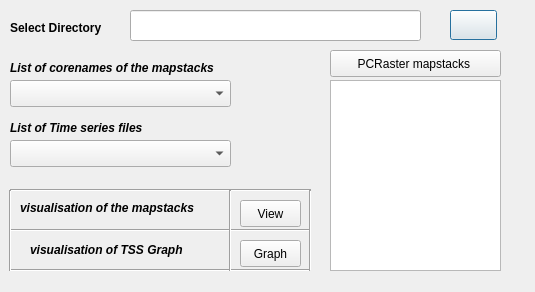
<?xml version="1.0" encoding="UTF-8"?>
<ui version="4.0">
 <class>PCRaster</class>
 <widget class="QDialog" name="PCRaster">
  <property name="geometry">
   <rect>
    <x>0</x>
    <y>0</y>
    <width>535</width>
    <height>292</height>
   </rect>
  </property>
  <property name="windowTitle">
   <string>visualization of PCRatser Timeseries</string>
  </property>
  <widget class="QLineEdit" name="txtBaseDir2_5">
   <property name="geometry">
    <rect>
     <x>130</x>
     <y>10</y>
     <width>291</width>
     <height>31</height>
    </rect>
   </property>
  </widget>
  <widget class="QLabel" name="label_11">
   <property name="geometry">
    <rect>
     <x>10</x>
     <y>20</y>
     <width>101</width>
     <height>16</height>
    </rect>
   </property>
   <property name="font">
    <font>
     <weight>75</weight>
     <bold>true</bold>
    </font>
   </property>
   <property name="text">
    <string>Select Directory</string>
   </property>
   <property name="textFormat">
    <enum>Qt::AutoText</enum>
   </property>
  </widget>
  <widget class="QPushButton" name="btnBaseDir_3">
   <property name="geometry">
    <rect>
     <x>450</x>
     <y>10</y>
     <width>47</width>
     <height>30</height>
    </rect>
   </property>
   <property name="toolTip">
    <string>Select a base directory</string>
   </property>
   <property name="text">
    <string/>
   </property>
   <property name="icon">
    <iconset resource="resources.qrc">
     <normaloff>:/plugins/spatialmetrics/dir.png</normaloff>:/plugins/spatialmetrics/dir.png</iconset>
   </property>
   <property name="iconSize">
    <size>
     <width>22</width>
     <height>22</height>
    </size>
   </property>
  </widget>
  <widget class="QListWidget" name="listWidget">
   <property name="geometry">
    <rect>
     <x>330</x>
     <y>80</y>
     <width>171</width>
     <height>191</height>
    </rect>
   </property>
  </widget>
  <widget class="QPushButton" name="pushButton_5">
   <property name="geometry">
    <rect>
     <x>240</x>
     <y>200</y>
     <width>61</width>
     <height>27</height>
    </rect>
   </property>
   <property name="toolTip">
    <string>Click to visualise</string>
   </property>
   <property name="text">
    <string>View</string>
   </property>
  </widget>
  <widget class="QPushButton" name="pushButton_6">
   <property name="geometry">
    <rect>
     <x>240</x>
     <y>240</y>
     <width>61</width>
     <height>27</height>
    </rect>
   </property>
   <property name="toolTip">
    <string>Click to visualise</string>
   </property>
   <property name="text">
    <string>Graph</string>
   </property>
  </widget>
  <widget class="QPushButton" name="pushButton_7">
   <property name="geometry">
    <rect>
     <x>330</x>
     <y>50</y>
     <width>171</width>
     <height>27</height>
    </rect>
   </property>
   <property name="text">
    <string>PCRaster mapstacks </string>
   </property>
  </widget>
  <widget class="QComboBox" name="comboBox">
   <property name="geometry">
    <rect>
     <x>10</x>
     <y>80</y>
     <width>221</width>
     <height>27</height>
    </rect>
   </property>
   <property name="toolTip">
    <string>Available PCRatser map series</string>
   </property>
  </widget>
  <widget class="QLabel" name="label_15">
   <property name="geometry">
    <rect>
     <x>10</x>
     <y>60</y>
     <width>231</width>
     <height>16</height>
    </rect>
   </property>
   <property name="font">
    <font>
     <weight>75</weight>
     <italic>true</italic>
     <bold>true</bold>
    </font>
   </property>
   <property name="text">
    <string>List of corenames of the mapstacks </string>
   </property>
   <property name="textFormat">
    <enum>Qt::AutoText</enum>
   </property>
  </widget>
  <widget class="Line" name="line_18">
   <property name="geometry">
    <rect>
     <x>10</x>
     <y>180</y>
     <width>301</width>
     <height>20</height>
    </rect>
   </property>
   <property name="orientation">
    <enum>Qt::Horizontal</enum>
   </property>
  </widget>
  <widget class="Line" name="line_19">
   <property name="geometry">
    <rect>
     <x>10</x>
     <y>260</y>
     <width>301</width>
     <height>20</height>
    </rect>
   </property>
   <property name="orientation">
    <enum>Qt::Horizontal</enum>
   </property>
  </widget>
  <widget class="QLabel" name="label_16">
   <property name="geometry">
    <rect>
     <x>20</x>
     <y>200</y>
     <width>201</width>
     <height>16</height>
    </rect>
   </property>
   <property name="font">
    <font>
     <weight>75</weight>
     <italic>true</italic>
     <bold>true</bold>
    </font>
   </property>
   <property name="text">
    <string>visualisation of the mapstacks </string>
   </property>
   <property name="textFormat">
    <enum>Qt::AutoText</enum>
   </property>
  </widget>
  <widget class="QLabel" name="label_17">
   <property name="geometry">
    <rect>
     <x>30</x>
     <y>240</y>
     <width>171</width>
     <height>20</height>
    </rect>
   </property>
   <property name="font">
    <font>
     <weight>75</weight>
     <italic>true</italic>
     <bold>true</bold>
    </font>
   </property>
   <property name="text">
    <string>visualisation of TSS Graph</string>
   </property>
   <property name="textFormat">
    <enum>Qt::AutoText</enum>
   </property>
  </widget>
  <widget class="Line" name="line_20">
   <property name="geometry">
    <rect>
     <x>10</x>
     <y>220</y>
     <width>301</width>
     <height>20</height>
    </rect>
   </property>
   <property name="orientation">
    <enum>Qt::Horizontal</enum>
   </property>
  </widget>
  <widget class="Line" name="line_5">
   <property name="geometry">
    <rect>
     <x>0</x>
     <y>190</y>
     <width>20</width>
     <height>81</height>
    </rect>
   </property>
   <property name="orientation">
    <enum>Qt::Vertical</enum>
   </property>
  </widget>
  <widget class="Line" name="line_6">
   <property name="geometry">
    <rect>
     <x>220</x>
     <y>190</y>
     <width>20</width>
     <height>81</height>
    </rect>
   </property>
   <property name="orientation">
    <enum>Qt::Vertical</enum>
   </property>
  </widget>
  <widget class="Line" name="line_7">
   <property name="geometry">
    <rect>
     <x>300</x>
     <y>190</y>
     <width>20</width>
     <height>81</height>
    </rect>
   </property>
   <property name="orientation">
    <enum>Qt::Vertical</enum>
   </property>
  </widget>
  <widget class="QLabel" name="label_18">
   <property name="geometry">
    <rect>
     <x>10</x>
     <y>120</y>
     <width>231</width>
     <height>16</height>
    </rect>
   </property>
   <property name="font">
    <font>
     <weight>75</weight>
     <italic>true</italic>
     <bold>true</bold>
    </font>
   </property>
   <property name="text">
    <string>List of Time series files</string>
   </property>
   <property name="textFormat">
    <enum>Qt::AutoText</enum>
   </property>
  </widget>
  <widget class="QComboBox" name="comboBox_2">
   <property name="geometry">
    <rect>
     <x>10</x>
     <y>140</y>
     <width>221</width>
     <height>27</height>
    </rect>
   </property>
   <property name="toolTip">
    <string>Available PCRatser time series</string>
   </property>
  </widget>
 </widget>
 <resources>
  <include location="resources.qrc"/>
 </resources>
 <connections/>
</ui>
